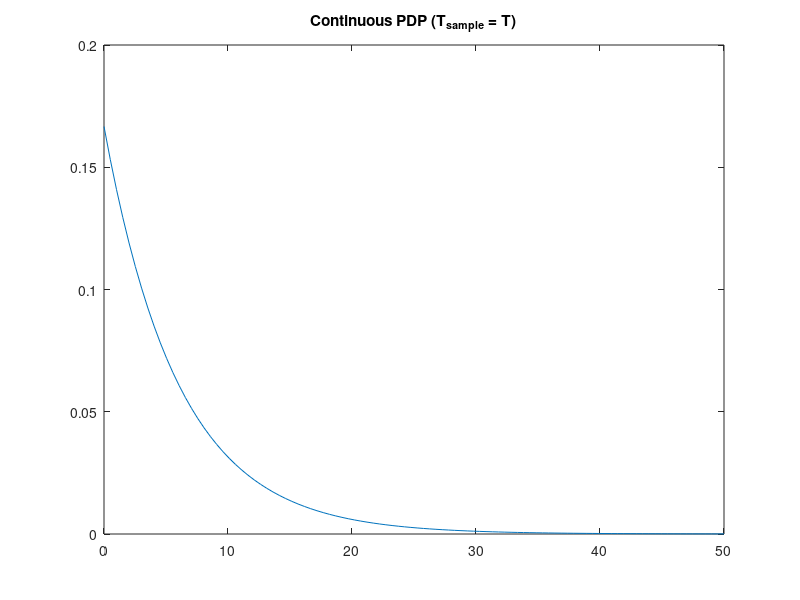
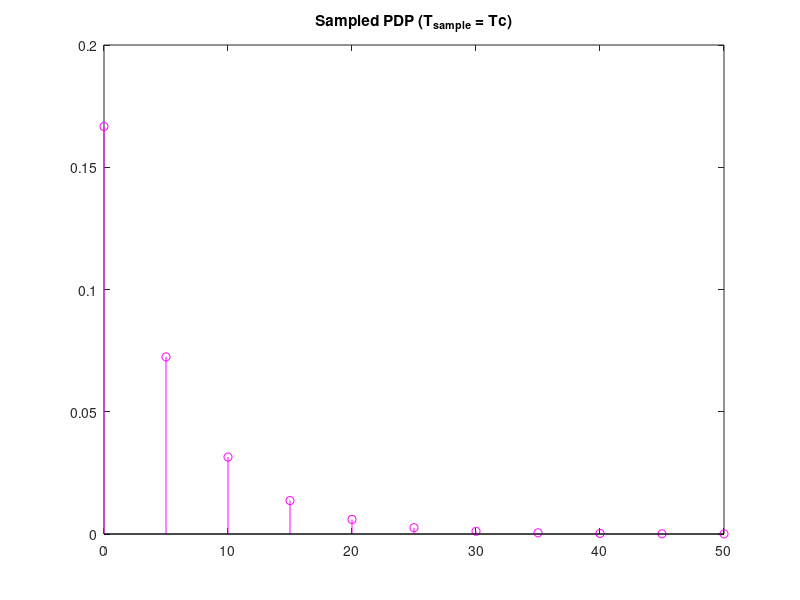
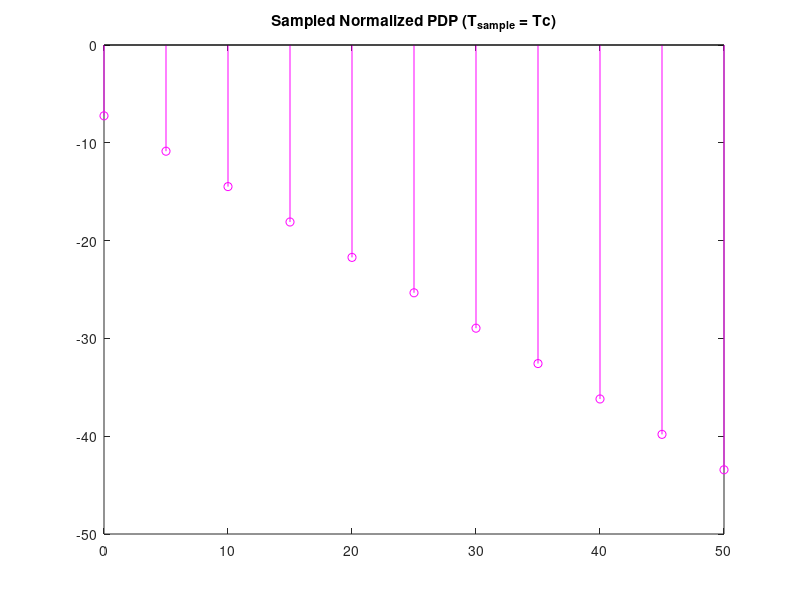

Write MATLAB code to recreate these figures, in order. (Note: this script raises an error after producing the figures.)
clear all
close all
T = 0.1/(0.005);      % Sampling time before interpolation
tau_rms = 0.3*T;       
tau = linspace(0, 50, 100);
PDP_continuous = exp(-tau/tau_rms)./tau_rms;
figure
plot(tau, PDP_continuous);
title('Continuous PDP (T_{sample} = T)');

%I'll now sample the "continuous" PDP
Tc = (0.25*T);      %New sampling time
tau = 0:Tc:50;
samples = 3;
PDP_sampled = exp(-tau/tau_rms)./tau_rms;
% PDP_sampled = [PDP_sampled(1:samples) zeros(1, length(PDP_sampled )-samples)] ;
figure
stem(tau, PDP_sampled, 'm');
title('Sampled PDP (T_{sample} = Tc)');


%normalization of the PDP
K = 3; %K in dB
K = 10^(K/10); % K in linear

Md = sum(PDP_sampled);

C = sqrt(K/(K+1));

norm = Md/( 1 - C^2 ); % MdNorm = 1 - c^2

MdNorm = Md/norm; %PDP normalized

sum( MdNorm ) + C^2 
figure
stem(tau, 10*log10(PDP_sampled/norm), 'm');
title('Sampled Normalized PDP (T_{sample} = Tc)');

%Classical Doppler

fd = 5*10.^(-3);
inp_length = 1000;

gtilda = cell(samples, 1);
giInt = cell(samples, 1);

for i = 1:samples
%White noise
w_i = wgn(1, inp_length, 0, 'complex');
%NarrowBand Filter
gtilda{i} = Hds1(w_i);

%Cubic Interpolator
x = 0:length(gtilda{i})-1;

xx = 0: 0.05 : length(gtilda{i})-1;

giInt{i} = spline( x, gtilda{i}, xx);

end

g_mean = {mean(giInt{1}(:)) mean(giInt{2}(:)) mean(giInt{3}(:))};
g_var = {var(giInt{1}(:)) var(giInt{2}(:)) var(giInt{3}(:))};
% figure
% plot(x,gi,'o',xx,giInt)

%Sigma_i
sigma_i = zeros(samples, 1);

for i = 1:samples
   sigma_i(i) = sqrt(PDP_sampled(i)/norm); 
   
end

%g_i
g_i = cell(samples, 1);

for i = 1:samples
    
    g_i{i} = sigma_i(i) * giInt{i};
    
    if i == 1
        g_i{i} = g_i{i} + C;
    end
        figure
    plot(xx, 10*log10(abs(g_i{i})));
    title('Absolute value of g_i (dB)');
    xlabel('tau');
    ylabel('|g_i| (dB)');
%     axis([0 100 ]);
end

g_mean = {mean(g_i{1}(:)) mean(g_i{2}(:)) mean(g_i{3}(:))};
g_var = {var(g_i{1}(:)) var(g_i{2}(:)) var(g_i{3}(:))};

h1 = abs(g_i{2}(1:10000));
radEh1 = sqrt(PDP_sampled(2));
f1 = h1./radEh1;
bin_vector = -3:0.1:3;
n = hist(f1, bin_vector );
energy = sum(n.^2);
n = n/sqrt(energy);
figure
bar(bin_vector, n);
hold on

%Stantard complex normal pdf
z = -3:0.01:3;
pdf = (exp(-abs(z).^2)/pi);
plot(z, pdf, 'm', 'LineWidth', 2);
